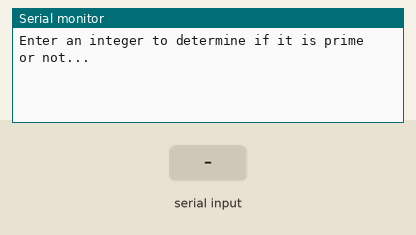
Recording of a sketch running on a simulated Arduino Uno, built with avr-gcc and run on an emulated ATmega328P. Parts: the last lines printed to the serial monitor. The inputs (shaded band) are chosen by the test bench.

Above: at 1.2 s.
1.3 s: "90,45\n" received over Serial
At 2.2 s:
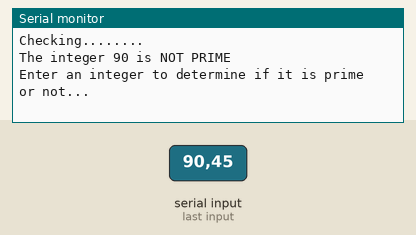
2.8 s: "5\n" received over Serial
At 4.1 s:
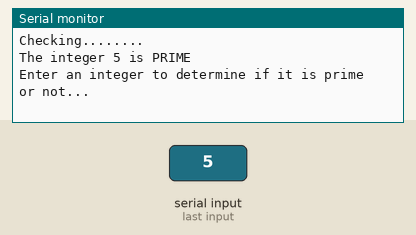

Measured:
- after the input at 1.3 s, the serial monitor: prints a new line at once (image 1)
- after the input at 2.8 s, the serial monitor: prints a new line at once (image 2)

The sketch:

PrimeOrNotPrime.ino
```cpp
const byte numChars = 32;
char receivedChars[numChars];

bool newData = false;
long dataNumber = 0;

void setup()
{
  Serial.begin(9600);
  Serial.println("Enter an integer to determine if it is prime or not...");
}

void loop()
{
   long inputedValue = getInputAsLong();
   if (newData)
   {
      bool isItPrime = checkPrime(inputedValue);
      printOutResult(inputedValue, isItPrime);
   }
}


/**********************
* getInteger will take an input from Serial and determine if an integer was input
***********************/
long getInputAsLong(void)
{
  // converting inputed string to long based on  https://forum.arduino.cc/index.php?topic=396450.0
  static byte ndx = 0;
  char endMarker = '\n';
  char rc;

  if (Serial.available() > 0)
  {
      rc = Serial.read();
      if (rc != endMarker)
      {
         receivedChars[ndx] = rc;
         ndx++;
         if (ndx >= numChars)
         {
           ndx = numChars - 1;
         }
       }
       else
       {
          receivedChars[ndx] = '\0'; // terminate the string
          ndx = 0;
          newData = true;
       }
   }

   if (newData == true)
   {
      dataNumber = 0;             // new for this version
      dataNumber = atol(receivedChars);   // new for this version
   }
   return dataNumber;
}


/**********************
* checkPrime will determine if the integer is prime
**********************/
bool checkPrime(long inputedInt)
{
   Serial.println("Checking........");
   bool isPrime = true; // assume each value of i is prime until proven otherwise. Any instance of a value of j that is less than i and greater than 1 that is a factor of i means i is Not Prime
   if (inputedInt < 2)
      return !isPrime;

   int j = 2; // the denomenator, j, starts at one less than the numerator, i.

   while (j < inputedInt/2 && isPrime) //  decrement j in the while loop until a factor (j) is found or get up to half of the number being tested for primeness.
    {
      if (inputedInt % j == 0) // means i was divisible by j and therefore has a factor, so NOT prime
        isPrime = false; // now we know i is not Prime
      j++;
    }
   return isPrime;
}

/**********************
* printOutResult displays information giving outcone of checkPrime
***********************/
void printOutResult(long inputedInt, bool isItPrime)
{
  Serial.print("The integer ");
  Serial.print(inputedInt);
  Serial.print(" is ");
  if(isItPrime)
    Serial.println("PRIME");
  else
    Serial.println("NOT PRIME");
  newData = false;
  Serial.println("");
  Serial.println("Enter an integer to determine if it is prime or not...");

}
```
